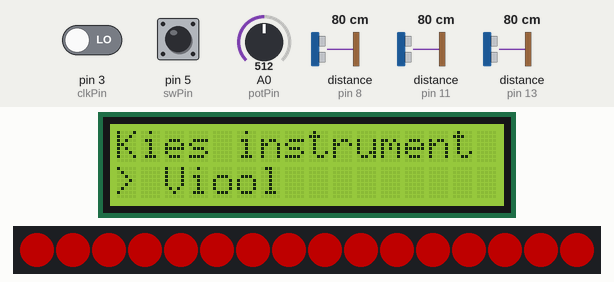
This sketch was run on a simulated Arduino Uno, built with avr-gcc and run on an emulated ATmega328P. Shown: 16×2 character LCD, 16 RGB LEDs in strip order, left to right. Wiring (inferred from the names in the program): 3 × ultrasonic range finder: trigger pin 7, echo pin 8 / trigger pin 9, echo pin 11 / trigger pin 12, echo pin 13. The test bench sets the inputs (shaded band); at power-on: distance to the obstacle (sensors on pin 13, pin 8, pin 11) 80 cm, A0 (potPin) = 512, pin 5 (swPin) HIGH, pin 3 (clkPin) LOW. The echo pulse lasts 58.3 µs per cm; dim RGB values are drawn brighter than linear; what the sketch prints to the serial monitor is not drawn.

Above: at 1.2 s.
1.3 s: distance to the obstacle (sensor on pin 13) set to 2 cm
At 2.6 s:
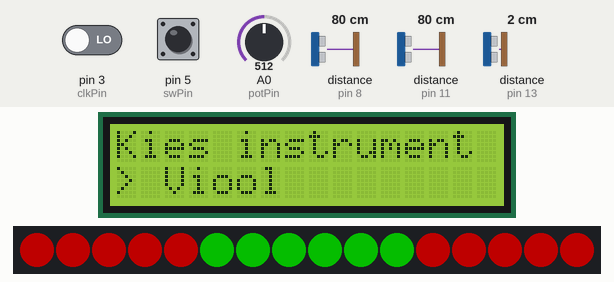
4.3 s: distance to the obstacle (sensor on pin 8) set to 18 cm
At 4.7 s:
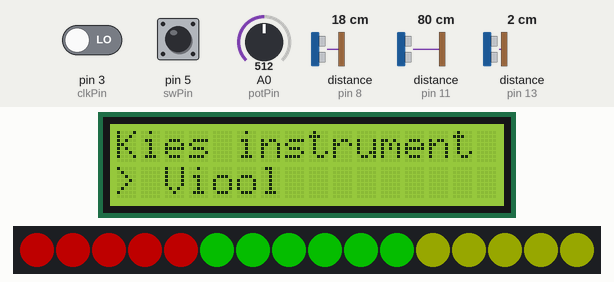
5.9 s: distance to the obstacle (sensor on pin 11) set to 2 cm
At 7.0 s:
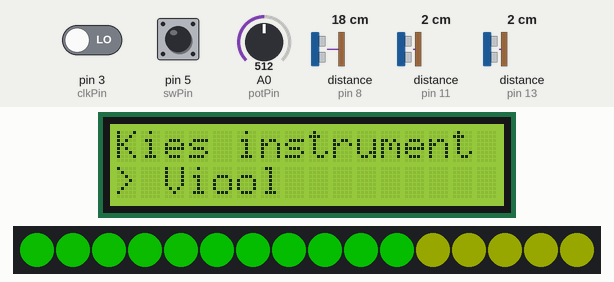
8.9 s: A0 (potPin) set to 306
10.9 s: pin 5 (swPin) pulled LOW for 3.2 s
At 13.9 s:
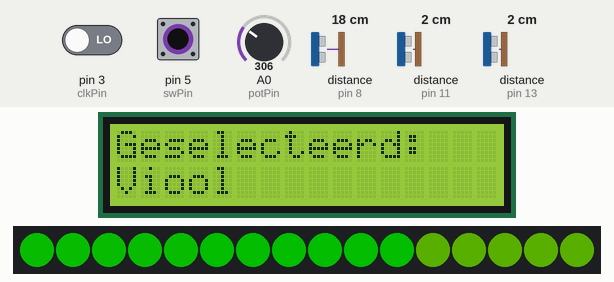
15.6 s: distance to the obstacle (sensor on pin 8) set to 120 cm
At 16.2 s:
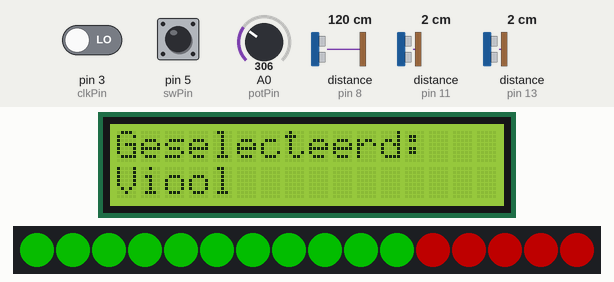
Timing chart, 0 to 18.6 s (numbered marks = the images above; inputs shaded):
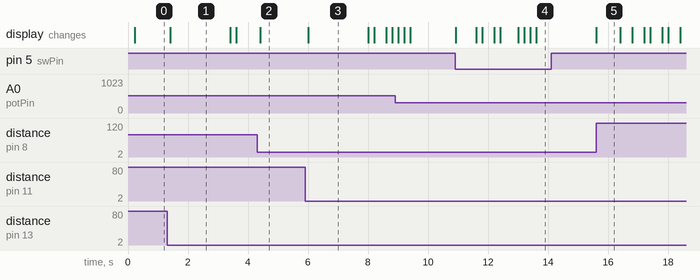

Measured:
- after the input at 10.9 s, the display: changes at once (image 4)

The sketch:

Soundboard.ino
```cpp
#include <Wire.h>                  // I2C communicatie (voor LCD)
#include <LiquidCrystal_I2C.h>    // LCD aansturen via I2C
#include <FastLED.h>              // LED-strip aansturen

LiquidCrystal_I2C lcd(0x27, 16, 2); // LCD op adres 0x27, 16 kolommen, 2 rijen

// LED-strip instellingen
const int ledPin = 6;             // Pin waarop LED-strip zit
const int aantalLeds = 16;        // Aantal LEDs
CRGB leds[aantalLeds];            // Array met LED-kleuren

// Sensor 1 pins
const int trig1 = 12;
const int echo1 = 13;

// Sensor 2 pins
const int trig2 = 9;
const int echo2 = 11;

// Sensor 3 pins
const int trig3 = 7;
const int echo3 = 8;

// Potmeter (voor gevoeligheid/afstand)
const int potPin = A0;

// Encoder (voor instrumentkeuze)
const int clkPin = 3;
const int dtPin = 4;
const int swPin = 5;

// Lijst met instrumenten
String keuzes[4] = {"Viool", "Piano", "Trompet", "Fluit"};

int index = 0;                    // Huidige selectie in lijst
int laatsteCLK;                   // Vorige status encoder

bool geselecteerd = false;        // Of instrument vastgezet is
bool knopVorige = HIGH;           // Vorige knopstatus

String gekozenInstrument = "Viool"; // Standaard instrument

// Debounce voor encoder draaien (voorkomt te snel tellen)
unsigned long laatsteDraaiTijd = 0;
const unsigned long draaiWachttijd = 180;

// Debounce voor knop indrukken
unsigned long laatsteKnopTijd = 0;
const unsigned long knopWachttijd = 250;

// Timing voor sensor uitlezen
unsigned long laatsteSensorPrint = 0;
const unsigned long sensorInterval = 200;

const int maxAfstand = 70;        // Maximale meetafstand (cm)

void setup()
{
  Serial.begin(9600);             // Seriële communicatie starten

  // Sensor pins instellen
  pinMode(trig1, OUTPUT);
  pinMode(echo1, INPUT);

  pinMode(trig2, OUTPUT);
  pinMode(echo2, INPUT);

  pinMode(trig3, OUTPUT);
  pinMode(echo3, INPUT);

  // Encoder pins instellen
  pinMode(clkPin, INPUT);
  pinMode(dtPin, INPUT);
  pinMode(swPin, INPUT_PULLUP);

  laatsteCLK = digitalRead(clkPin); // Startwaarde encoder

  // LCD initialiseren
  lcd.init();
  lcd.backlight();
  toonKeuze();                   // Eerste scherm tonen

  // LED-strip initialiseren
  FastLED.addLeds<WS2812B, ledPin, GRB>(leds, aantalLeds);
  FastLED.setBrightness(80);
  FastLED.clear();
  FastLED.show();
}

void loop()
{
  leesEncoder();   // Check draaien encoder
  leesKnop();      // Check drukknop

  // Sensoren lezen op vaste interval
  if (millis() - laatsteSensorPrint >= sensorInterval)
  {
    laatsteSensorPrint = millis();

    int potValue = analogRead(potPin);             // Potmeter uitlezen
    int bereik = map(potValue, 0, 1023, 70, 1);    // Omzetten naar afstandsbereik

    // Afstanden meten met sensoren
    int afstand1 = meetAfstand(trig1, echo1);
    int afstand2 = meetAfstand(trig2, echo2);
    int afstand3 = meetAfstand(trig3, echo3);

    // LED-strip aanpassen volgens afstand
    updateLedStrip(afstand2, afstand1, afstand3, bereik);

    // Data naar computer sturen (voor Python/audio)
    Serial.print(potValue);
    Serial.print(",");
    Serial.print(bereik);
    Serial.print(",");
    Serial.print(afstand2);
    Serial.print(",");
    Serial.print(afstand1);
    Serial.print(",");
    Serial.print(afstand3);
    Serial.print(",");
    Serial.println(gekozenInstrument);
  }
}

// Update alle LED-groepen volgens sensoren
void updateLedStrip(int afstand1, int afstand2, int afstand3, int bereik)
{
  zetLedGroep(0, 5, afstand1, bereik);   // Sensor 1 → eerste LEDs
  zetLedGroep(5, 6, afstand2, bereik);   // Sensor 2 → midden LEDs
  zetLedGroep(11, 5, afstand3, bereik);  // Sensor 3 → laatste LEDs

  FastLED.show(); // Toon wijzigingen
}

// Zet kleur voor een groep LEDs (rood → ver, groen → dichtbij)
void zetLedGroep(int startLed, int aantal, int afstand, int bereik)
{
  if (bereik < 1) bereik = 1;

  afstand = constrain(afstand, 0, bereik);

  int groen = map(afstand, bereik, 0, 0, 255);
  int rood = map(afstand, bereik, 0, 255, 0);

  groen = constrain(groen, 0, 255);
  rood = constrain(rood, 0, 255);

  for (int i = startLed; i < startLed + aantal; i++)
  {
    leds[i] = CRGB(rood, groen, 0); // Kleur instellen
  }
}

// Encoder uitlezen om door instrumenten te scrollen
void leesEncoder()
{
  if (geselecteerd) return; // Niet aanpassen als gekozen

  int huidigeCLK = digitalRead(clkPin);

  // Detecteer draai
  if (laatsteCLK == HIGH && huidigeCLK == LOW)
  {
    if (millis() - laatsteDraaiTijd > draaiWachttijd)
    {
      if (digitalRead(dtPin) == HIGH)
        index++;   // Rechts draaien
      else
        index--;   // Links draaien

      // Grenzen van lijst
      if (index > 3) index = 0;
      if (index < 0) index = 3;

      toonKeuze(); // Toon nieuwe keuze

      laatsteDraaiTijd = millis();
    }
  }

  laatsteCLK = huidigeCLK;
}

// Knop uitlezen om instrument te selecteren
void leesKnop()
{
  bool knopHuidig = digitalRead(swPin);

  if (knopVorige == HIGH && knopHuidig == LOW)
  {
    if (millis() - laatsteKnopTijd > knopWachttijd)
    {
      geselecteerd = !geselecteerd; // Toggle selectie

      if (geselecteerd)
      {
        gekozenInstrument = keuzes[index];
        toonGeselecteerd(); // Toon gekozen instrument
      }
      else
      {
        toonKeuze(); // Ga terug naar kiezen
      }

      laatsteKnopTijd = millis();
    }
  }

  knopVorige = knopHuidig;
}

// Toon huidige keuze op LCD
void toonKeuze()
{
  lcd.clear();
  lcd.setCursor(0, 0);
  lcd.print("Kies instrument");

  lcd.setCursor(0, 1);
  lcd.print("> ");
  lcd.print(keuzes[index]);
}

// Toon geselecteerd instrument
void toonGeselecteerd()
{
  lcd.clear();
  lcd.setCursor(0, 0);
  lcd.print("Geselecteerd:");

  lcd.setCursor(0, 1);
  lcd.print(gekozenInstrument);
}

// Meet afstand met ultrasone sensor
int meetAfstand(int trigPin, int echoPin)
{
  digitalWrite(trigPin, LOW);
  delayMicroseconds(2);

  digitalWrite(trigPin, HIGH);
  delayMicroseconds(10);
  digitalWrite(trigPin, LOW);

  long duration = pulseIn(echoPin, HIGH, 30000); // Tijd meten

  if (duration == 0)
    return maxAfstand; // Geen signaal → max afstand

  int afstand = duration * 0.034 / 2; // Omzetten naar cm

  // Grenzen toepassen
  if (afstand > maxAfstand) afstand = maxAfstand;
  if (afstand < 0) afstand = 0;

  return afstand;
}
```
